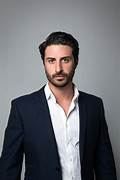
#> input picture PythonProject/man.jpeg, 120 x 180 px
$ python face_eye_detection.py
#> lines starting #> are read from the running program, lines starting #| are printed output that depends on the picture; after the words box and inside, x2 and y2 are one past the last pixel; in counts of white or black regions, pixels touching at a corner belong together
import cv2

face_cascade = cv2.CascadeClassifier('haarcascade_frontalface_default.xml')
eye_cascade = cv2.CascadeClassifier('haarcascade_eye.xml')

img = cv2.imread('man.jpeg')
#> img is the input picture: shape (180, 120, 3); mean B, G, R 113.3, 108.5, 108.1
resized_img = cv2.resize(img, (400, 400))
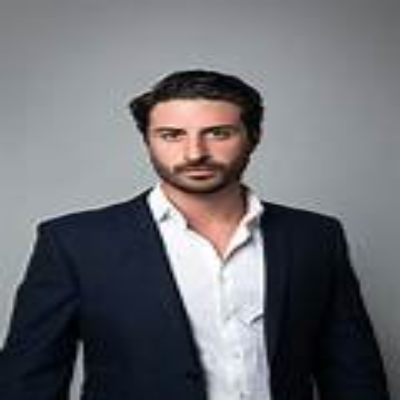
#> resized_img: shape (400, 400, 3); mean B, G, R 113.2, 108.4, 108
gray = cv2.cvtColor(resized_img, cv2.COLOR_BGR2GRAY)
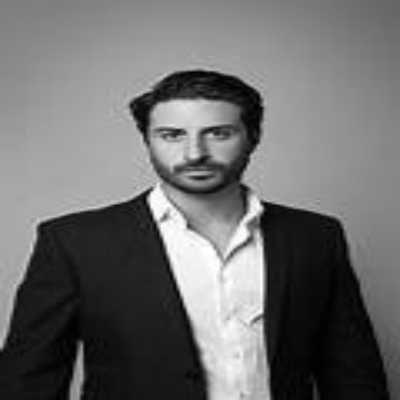
#> gray: shape (400, 400); min 0, max 255, mean 108.8
faces = face_cascade.detectMultiScale(gray, 1.1, 5, minSize=(30,30))
#> faces = [[141, 93, 108, 108]]

for (x, y, w, h) in faces:
    cv2.rectangle(gray,(x, y), (x + w, y + h), (255, 0, 0), 2)

    #Region of Interest (ROI) for eye
    roi_gray = gray[y:y + h, x:x + w]
    roi_color = resized_img[y:y + h, x:x + w]
    eyes = eye_cascade.detectMultiScale(roi_gray,1.1,10,minSize=(30,30))
    for (ex, ey, ew, eh) in eyes:
        cv2.rectangle(roi_color, (ex, ey), (ex + ew, ey + eh), (0, 255, 0), 2)
#> this loop made 1 pass
#> pass 1, `roi_gray = gray[y:y + h, x:x + w]`:
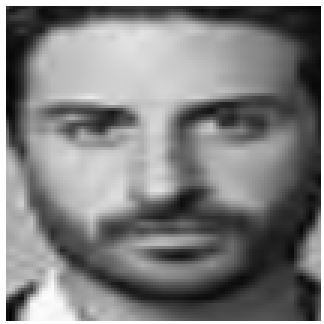
#> roi_gray: shape (108, 108) (shown 3 times larger); min 5, max 255, mean 128.1
#> pass 1, `roi_color = resized_img[y:y + h, x:x + w]`:
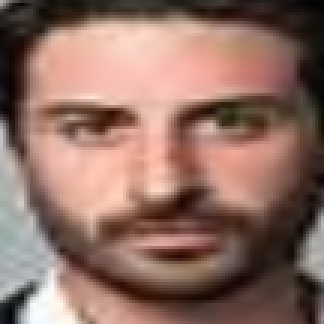
#> roi_color: shape (108, 108, 3) (shown 3 times larger); mean B, G, R 99.4, 110, 142.7
#> after the loop:
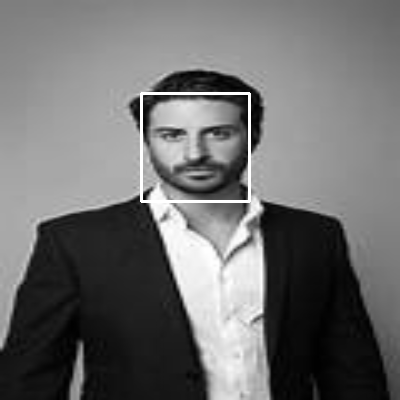
#> gray: shape (400, 400); 0.81% of pixels changed, all inside (x1, y1, x2, y2) = (140, 92, 251, 203)


cv2.imshow('Face & Eye Detection', resized_img)
cv2.waitKey(0)
cv2.destroyAllWindows()

$ run again, with PythonProject/group.jpeg copied over PythonProject/man.jpeg
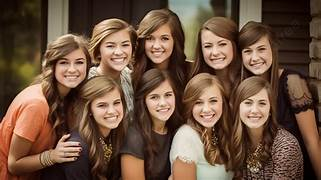
#> input picture PythonProject/group.jpeg, 321 x 180 px
#> img is the input picture: shape (180, 321, 3); mean B, G, R 61.3, 80.4, 108.2
#> faces = [[235, 76, 66, 66], [115, 78, 62, 62], [173, 192, 58, 58], [104, 208, 65, 65], [284, 204, 66, 66], [162, 63, 66, 66], [286, 88, 63, 63], [57, 117, 64, 64], [222, 201, 69, 69]]
#> the loop `for (x, y, w, h) in faces:` made 9 passes
#> after the loop `for (x, y, w, h) in faces:`:
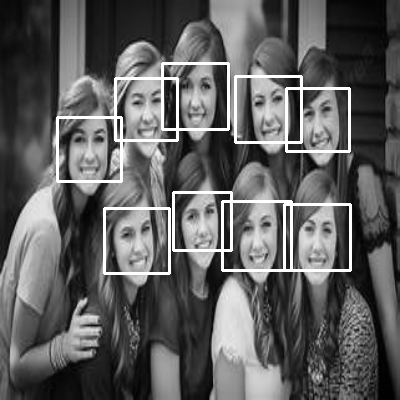
#> gray: shape (400, 400); min 0, max 255, mean 93.6
#> after the loop `for (x, y, w, h) in faces:`:
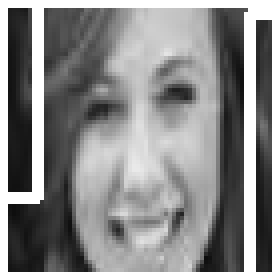
#> roi_gray: shape (69, 69) (shown 4 times larger); min 13, max 255, mean 137.8
